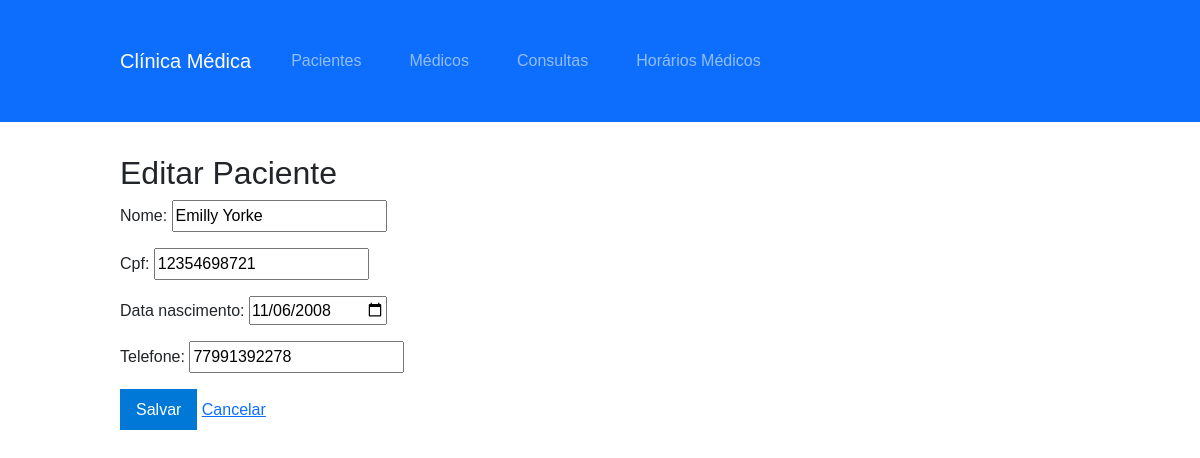
The page /pacientes/1/editar/ on the database its author committed.
### agendamento/models.py (models this page shows, shortened)
class Paciente(models.Model):
    nome = models.CharField(max_length=100)
    cpf = models.CharField(max_length=11, unique=True, validators=[MinLengthValidator(11)])
    data_nascimento = models.DateField()
    telefone = models.CharField(max_length=20)

### agendamento/views.py (the view, shortened to what this page needs)
# urls.py: path('pacientes/<int:pk>/editar/', views.PacienteUpdateView.as_view(), name='paciente-update'),
class PacienteUpdateView(UpdateView):
    model = Paciente
    form_class = PacienteForm
    template_name = 'agendamento/paciente_form.html'
    success_url = reverse_lazy('paciente_list')

### agendamento/forms.py
class PacienteForm(forms.ModelForm):
    class Meta:
        model = Paciente
        fields = ['nome', 'cpf', 'data_nascimento', 'telefone']
        widgets = {
            'data_nascimento': forms.DateInput(attrs={'type': 'date'}),
            'telefone': forms.TextInput(attrs={'placeholder': '(99) 99999-9999'}),
        }

### agendamento/templates/agendamento/paciente_form.html (shortened to what this page needs)
{% extends 'agendamento/base.html' %}
{% block content %}
<h2>{% if object %}Editar{% else %}Novo{% endif %} Paciente</h2>
<form method="post">
    {{ form.as_p }}
    <button type="submit">Salvar</button>
    <a href="{% url 'paciente_list' %}">Cancelar</a>
</form>
{% endblock %}

### agendamento/templates/agendamento/base.html (style rules this page uses)
body { font-family: Arial, sans-serif; margin: 0; padding: 0; line-height: 1.6; }
button { background: #0078d7; color: white; border: none; padding: 0.5rem 1rem; cursor: pointer; }

### rows shown on the page
Paciente: nome "Emilly Yorke", cpf "12354698721", data_nascimento "11/06/2008", telefone "77991392278"
